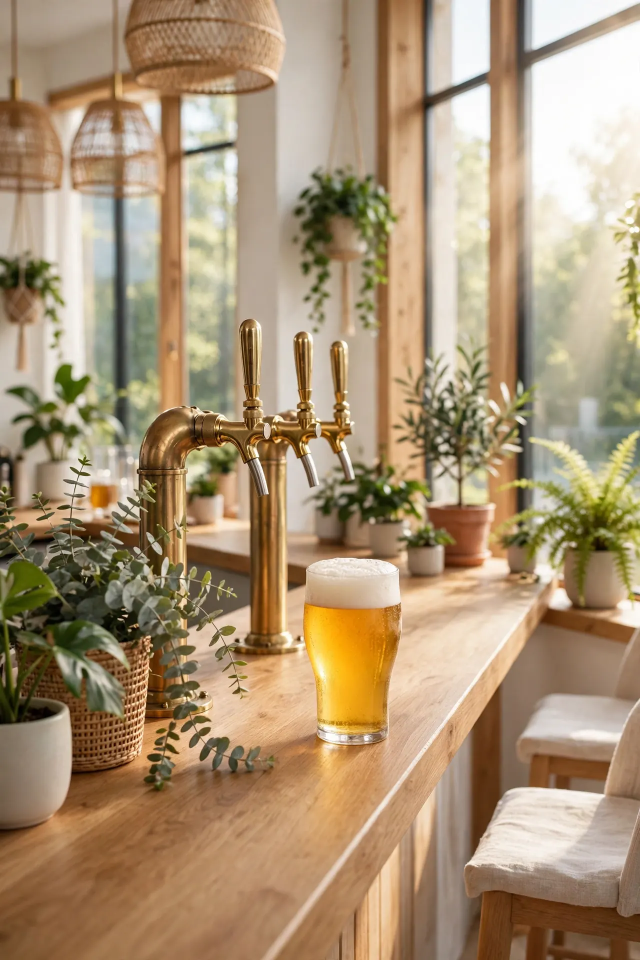
#> input picture bar.webp, 1280 x 1920 px (shown at 1/2 size)
$ python media-tachado.py bar.webp beauty.webp beauty.webp beauty.webp
#> lines starting #> are read from the running program, lines starting #| are printed output that depends on the picture
#!/usr/bin/env python3
# -*- coding: utf-8 -*-
# Precio tachado animado (reel de oferta): 90 cuadros a 15 fps = 6 s,
# 1080x1920. La foto va arriba (entera, nunca cortada); la animación
# vive en la banda inferior, nunca sobre el producto:
#   0–2 s: solo el precio viejo.
#   2–3 s: la línea de tachado crece sobre el precio viejo.
#   3–6 s: el precio nuevo aparece (fade) y el viejo queda tachado.
# Uso: python3 media-tachado.py <foto> <frames-dir> <precio-viejo> <precio-nuevo>
import os
import sys
from PIL import Image, ImageDraw, ImageFont, ImageFilter


def font(size, bold=True):
    try:
        return ImageFont.truetype("DejaVuSans-Bold.ttf" if bold else "DejaVuSans.ttf", size)
    except Exception:
        return ImageFont.load_default()


def main():
    if len(sys.argv) < 5:
        print("uso: media-tachado.py <foto> <frames-dir> <precio-viejo> <precio-nuevo>")
        return 2
    src, frames_dir, viejo, nuevo = sys.argv[1], sys.argv[2], sys.argv[3], sys.argv[4]
    os.makedirs(frames_dir, exist_ok=True)
    W, H = 1080, 1920
    foto = Image.open(src).convert("RGB")
#> foto is the input picture: PIL image 1280x1920 RGB; mean R, G, B 170.1, 146.8, 116.4
    # Foto entera en el área superior (1080x1300, contain + fondo difuminado).
    box_w, box_h = W, 1300
    scale = min(box_w / foto.size[0], box_h / foto.size[1])
#> scale = 0.677
    nw, nh = max(1, int(foto.size[0] * scale)), max(1, int(foto.size[1] * scale))
#> nw = 866; nh = 1300
    fondo = foto.resize((W, H)).filter(ImageFilter.GaussianBlur(30))
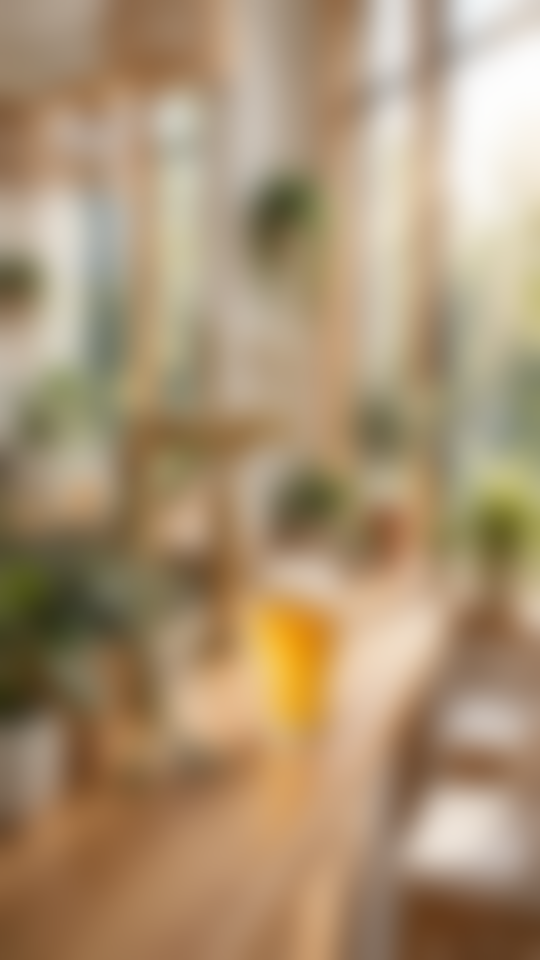
#> fondo: PIL image 1080x1920 RGB (shown at 1/2 size); mean R, G, B 170.1, 146.7, 116.4
    base = fondo.copy()
    thumb = foto.resize((nw, nh))
    base.paste(thumb, ((W - nw) // 2, (box_h - nh) // 2))
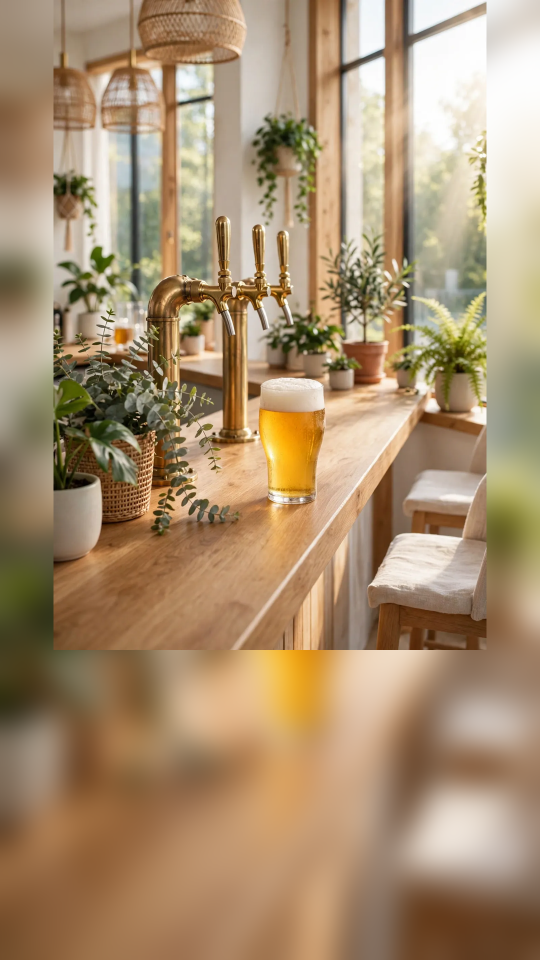
#> base: PIL image 1080x1920 RGB (shown at 1/2 size); mean R, G, B 168.7, 143.2, 111.8
    f_viejo = font(96)
    f_nuevo = font(150)
    fps, total = 15, 90
    for i in range(total):
        t = i / fps
        im = base.copy()
        d = ImageDraw.Draw(im)
        # Banda inferior (debajo de la foto, nunca sobre ella).
        band_y0 = box_h + 40
        # Precio viejo, gris, centrado.
        wv = d.textlength(viejo, font=f_viejo)
        xv, yv = (W - wv) / 2, band_y0 + 30
        d.text((xv, yv), viejo, font=f_viejo, fill=(170, 170, 170))
        # Tachado: 2–3 s crece de izquierda a derecha.
        if t >= 2:
            prog = min(1.0, (t - 2) / 1.0)
            x1 = xv + wv * prog
            d.line([(xv, yv + 48), (x1, yv + 48)], fill=(255, 107, 107), width=8)
        # Precio nuevo: fade 3–4 s, fijo después.
        if t >= 3:
            alpha = int(255 * min(1.0, (t - 3) / 1.0))
            layer = Image.new("RGBA", (W, H), (0, 0, 0, 0))
            dl = ImageDraw.Draw(layer)
            wn = dl.textlength(nuevo, font=f_nuevo)
            dl.text(((W - wn) / 2, band_y0 + 170), nuevo, font=f_nuevo, fill=(254, 193, 77, alpha))
            im = Image.alpha_composite(im.convert("RGBA"), layer).convert("RGB")
        im.save(os.path.join(frames_dir, "f%03d.jpg" % i), "JPEG", quality=90)
#> this loop made 90 passes
#> x1 on passes 31 to 42: 234.8, 275.5, 316.2, 356.9, 397.6, 438.3, 479, 519.7, 560.3, 601, 641.7, 682.4
#> pass 1, in main, `im.save(os.path.join(frames_dir, "f%03d.jpg" % i), "JPEG", quality=90)`:
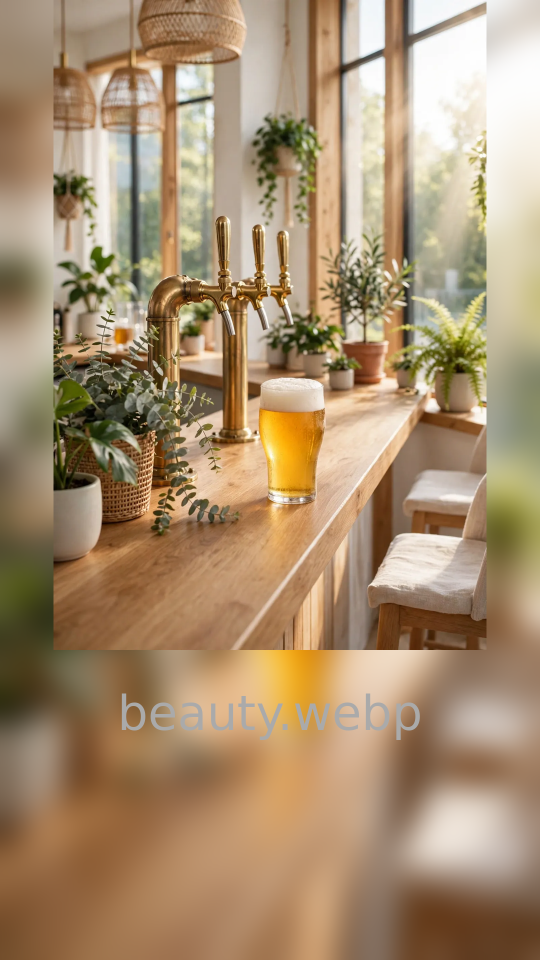
#> saved as f000.jpg: PIL image 1080x1920 RGB (shown at 1/2 size); mean R, G, B 168.6, 143.2, 112.2
#> after the loop:
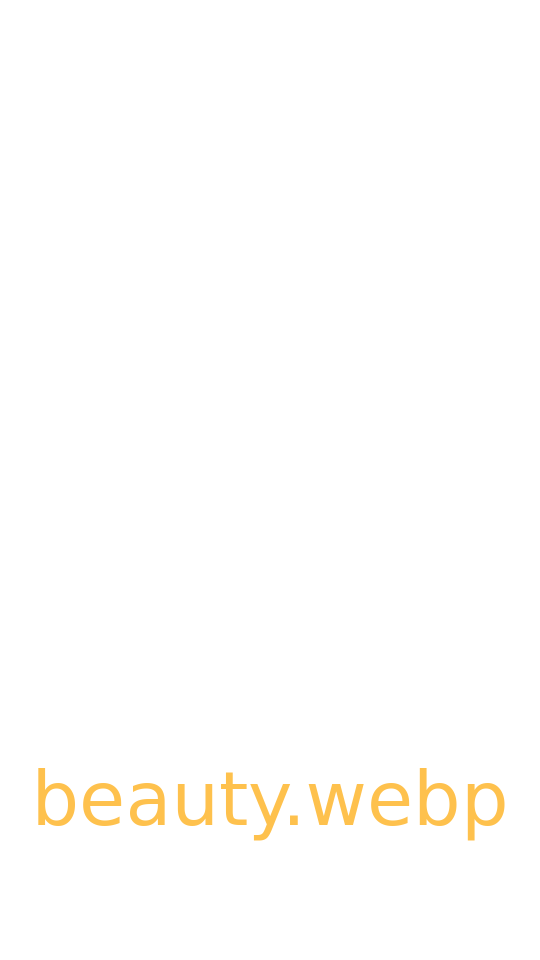
#> layer: PIL image 1080x1920 RGBA (shown at 1/2 size); mean R, G, B, A 4.2, 3.2, 1.3, 3.8; transparent parts drawn white
    return 0


if __name__ == "__main__":
    sys.exit(main())
#> (the program exits here)

$ run again, on fashion.webp
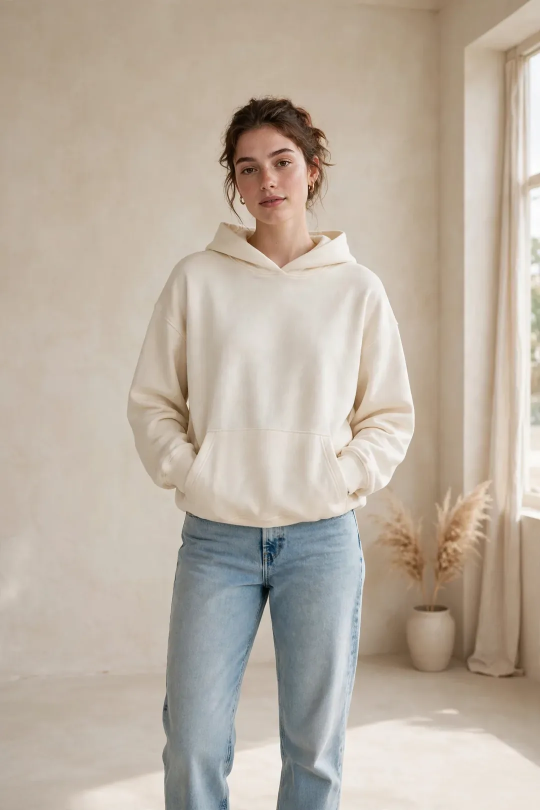
#> input picture fashion.webp, 1080 x 1620 px (shown at 1/2 size)
#> in main, foto is the input picture: PIL image 1080x1620 RGB; mean R, G, B 187.2, 175.5, 161.9
#> the loop in main, `for i in range(total):` made 90 passes
#> x1 on passes 31 to 38: 220.1, 262.8, 305.4, 348.1, 390.7, 433.4, 476, 518.7
#> pass 1, in main, `im.save(os.path.join(frames_dir, "f%03d.jpg" % i), "JPEG", quality=90)`:
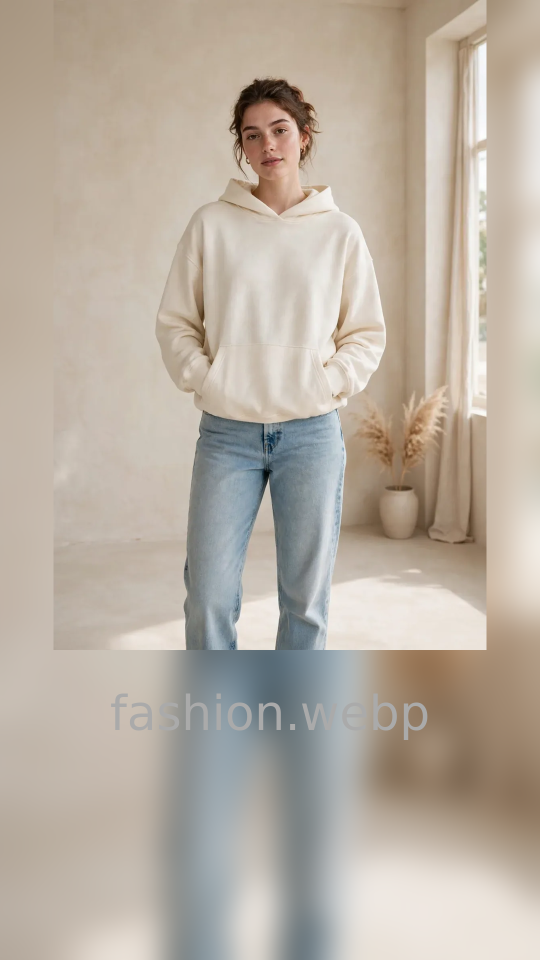
#> saved as f000.jpg: PIL image 1080x1920 RGB (shown at 1/2 size); mean R, G, B 184.8, 174.6, 162.4
#> after the loop in main, `for i in range(total):`:
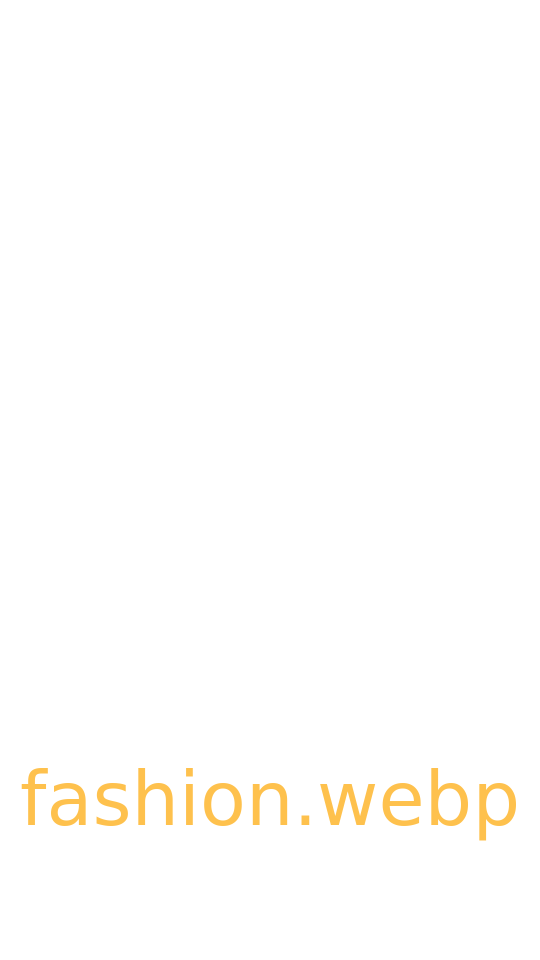
#> layer: PIL image 1080x1920 RGBA (shown at 1/2 size); mean R, G, B, A 4.2, 3.2, 1.3, 3.9; transparent parts drawn white

$ run again, on fitness.webp
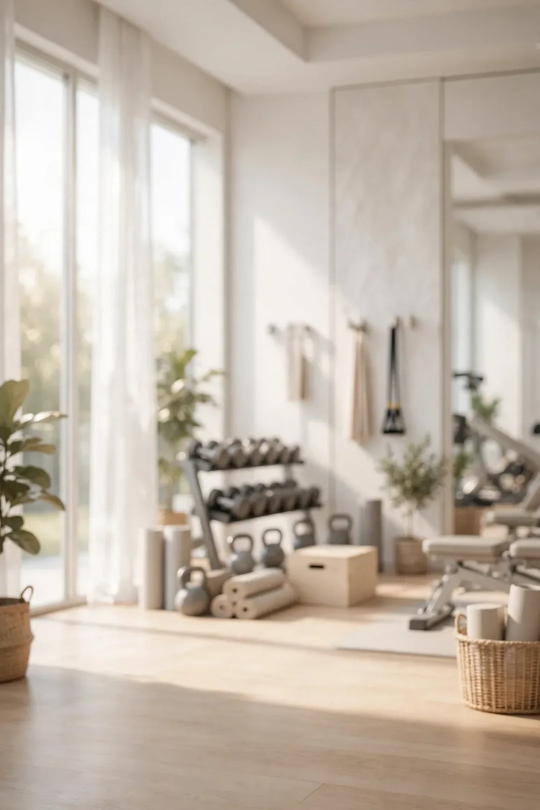
#> input picture fitness.webp, 1080 x 1620 px (shown at 1/2 size)
#> in main, foto is the input picture: PIL image 1080x1620 RGB; mean R, G, B 193.6, 182, 168.8
#> the loop in main, `for i in range(total):` made 90 passes
#> x1 on passes 31 to 38: 236, 276.5, 317.1, 357.6, 398.1, 438.7, 479.2, 519.7
#> pass 1, in main, `im.save(os.path.join(frames_dir, "f%03d.jpg" % i), "JPEG", quality=90)`:
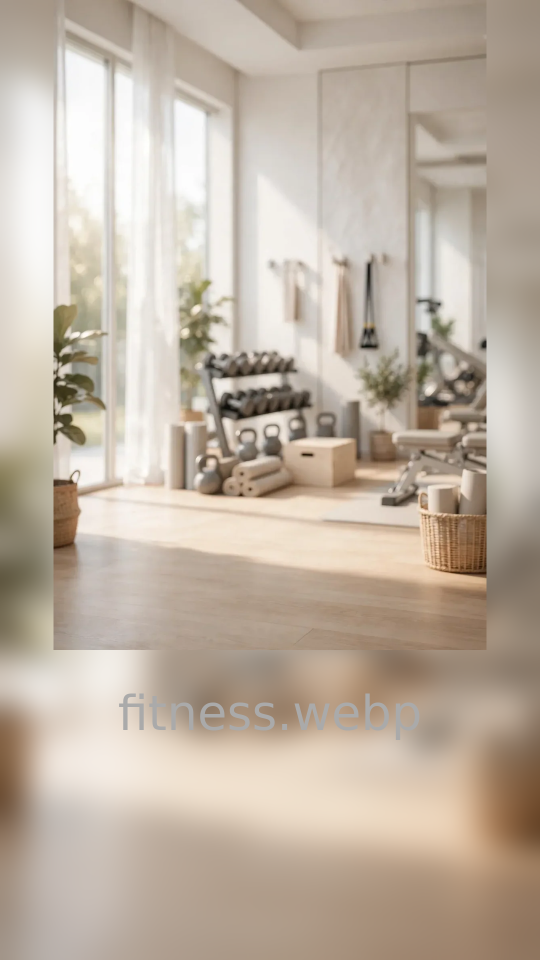
#> saved as f000.jpg: PIL image 1080x1920 RGB (shown at 1/2 size); mean R, G, B 191.1, 177.7, 163.1
#> after the loop in main, `for i in range(total):`:
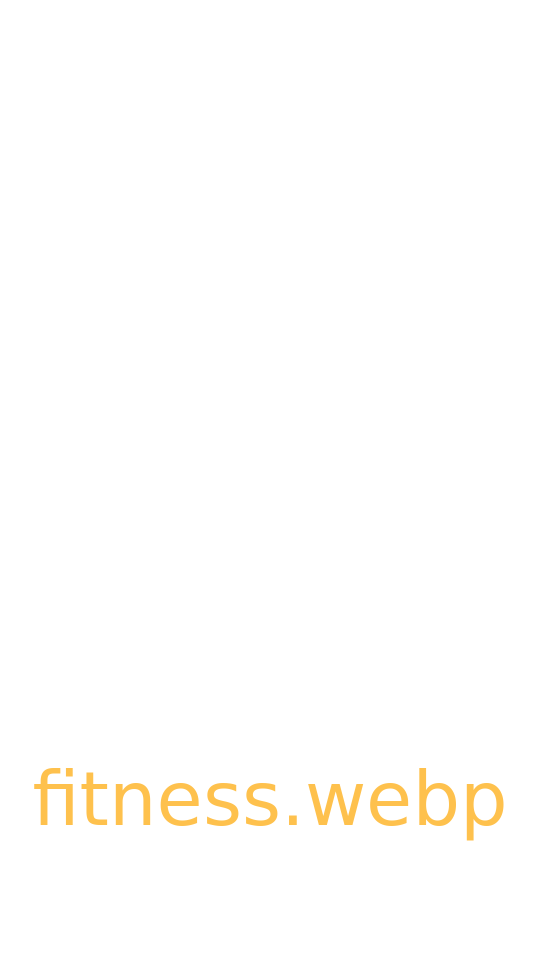
#> layer: PIL image 1080x1920 RGBA (shown at 1/2 size); mean R, G, B, A 4, 3.1, 1.2, 3.7; transparent parts drawn white

$ run again, on food.webp
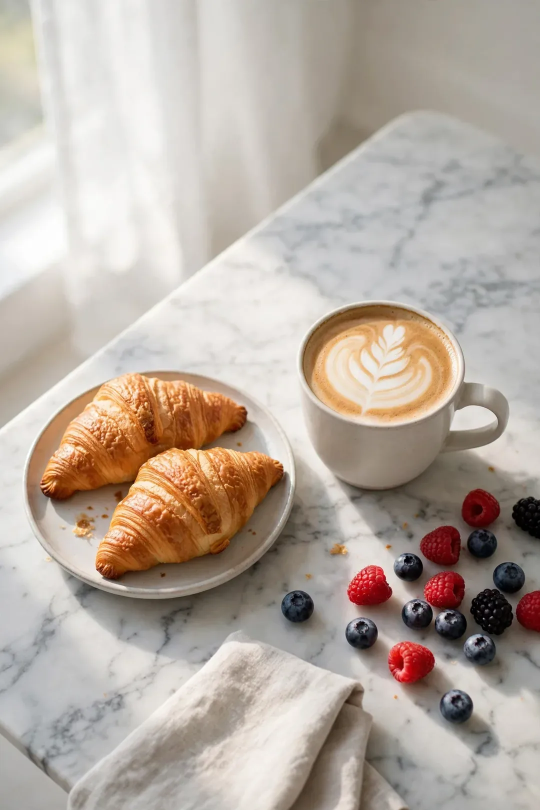
#> input picture food.webp, 1080 x 1620 px (shown at 1/2 size)
#> in main, foto is the input picture: PIL image 1080x1620 RGB; mean R, G, B 182.7, 171, 161
#> the loop in main, `for i in range(total):` made 90 passes
#> x1 on passes 31 to 38: 288.9, 322.4, 355.9, 389.3, 422.8, 456.3, 489.8, 523.3
#> pass 1, in main, `im.save(os.path.join(frames_dir, "f%03d.jpg" % i), "JPEG", quality=90)`:
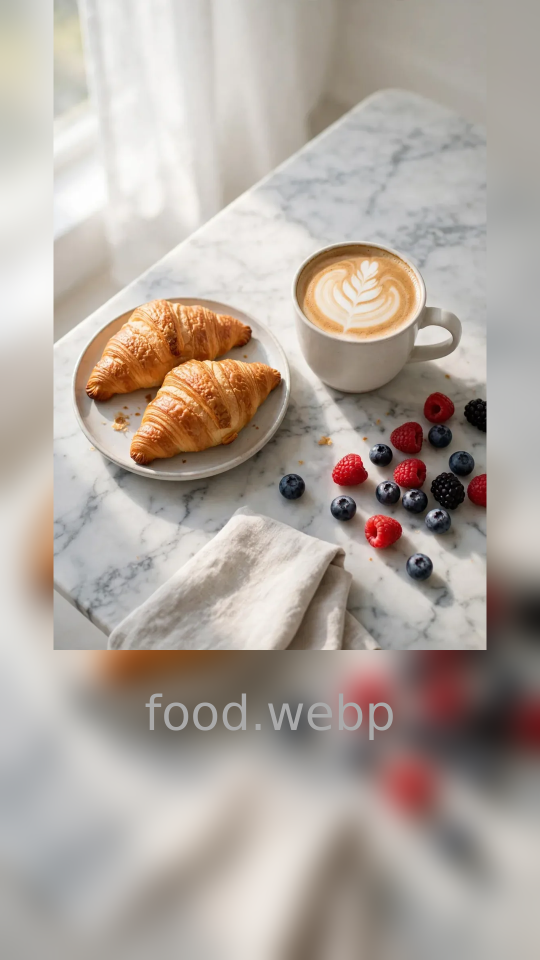
#> saved as f000.jpg: PIL image 1080x1920 RGB (shown at 1/2 size); mean R, G, B 177.2, 166.9, 158.9
#> after the loop in main, `for i in range(total):`:
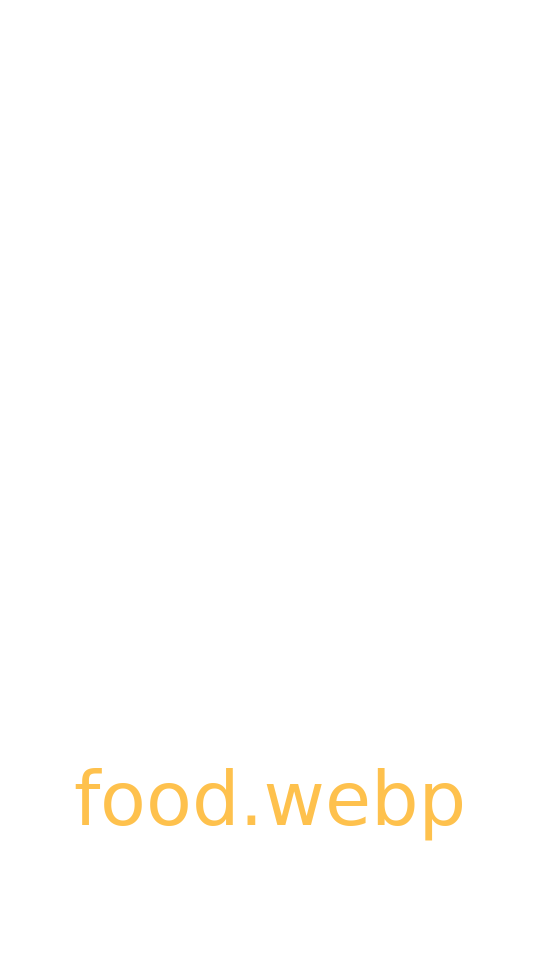
#> layer: PIL image 1080x1920 RGBA (shown at 1/2 size); mean R, G, B, A 3.4, 2.6, 1, 3.1; transparent parts drawn white
